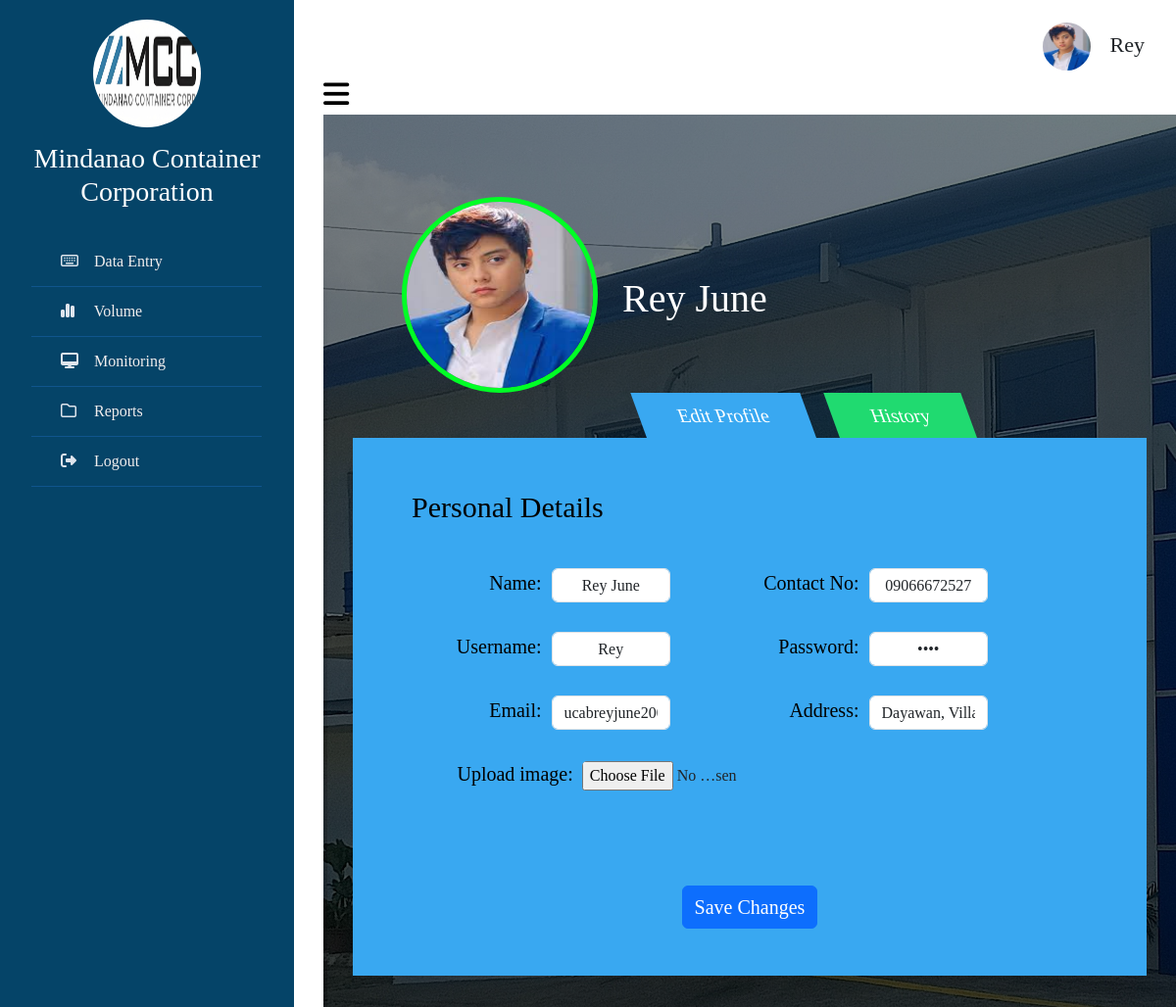
The page /profile.php on the database as committed earlier.
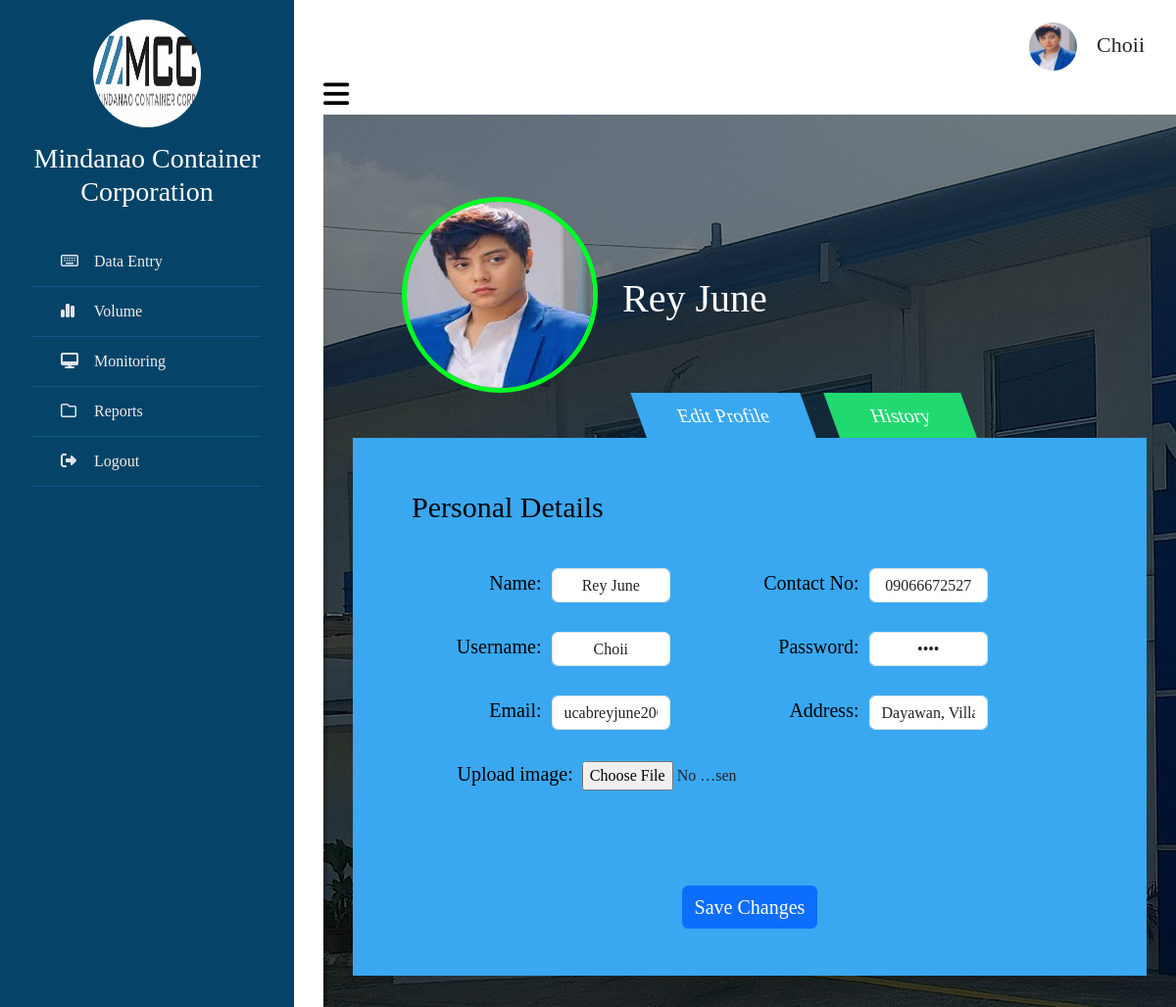
The same page on the database as committed later.
### tables this page shows
CREATE TABLE `tbl_user` (
  `userID` int(100) NOT NULL,
  `Level` varchar(100) NOT NULL,
  `Name` varchar(100) NOT NULL,
  `Username` varchar(100) NOT NULL,
  `Contact` varchar(100) NOT NULL,
  `Address` varchar(100) NOT NULL,
  `Profile_image` varchar(100) NOT NULL,
  `Email` varchar(100) NOT NULL,
  `Password` varchar(100) NOT NULL
);

### profile.php (the view, shortened to what the changed rows need)
<?php
include 'connect.php';
$id = 1;
$sql = "Select * from `tbl_user` where userID=$id";
$result = mysqli_query($con, $sql);
$row = mysqli_fetch_assoc($result);
$Name = $row['Name'];
$Contact = $row['Contact'];
$Username = $row['Username'];
$Password = $row['Password'];
$Email = $row['Email'];
$Address = $row['Address'];
$Profile_image = $row['Profile_image'];
?>
<!DOCTYPE html>
<html lang="en">
<head>
    <link href="https://cdn.jsdelivr.net/npm/bootstrap@5.3.0-alpha3/dist/css/bootstrap.min.css" rel="stylesheet">
    <link rel="stylesheet" href="https://cdnjs.cloudflare.com/ajax/libs/font-awesome/6.5.1/css/all.min.css" />
</head>
<body>
    <div class="wrapper">
        <div class="section">
            <div class="admin_profile">
                <img src="uploaded_image/<?php echo $Profile_image; ?>" class="img-admin" id="image">
                <h4 style="margin-left:17px; font-size:22px; margin-top:13px; text-align:right;">
                    <?php echo $Username; ?>
                </h4>
            </div>
            <div class="main1">
                <header>
                    <div class="Admin-Profile">
                        <img src="uploaded_image/<?php echo $Profile_image; ?>" class="Img-Admin" id="image">
                        <h4 style="margin-left:25px; font-size:40px; color:white; margin-top:80px; text-align:right;">
                            <?php echo $Name; ?>
                        </h4>
                    </div>
                </header>
                <div class="main2">
                    <div class="editProfile_container">
                        <form method="post" enctype="multipart/form-data">
                            <fieldset>
                                <div class="form-column">
                                    <label style="font-size:20px; color:black;">Name:</label>
                                    <input type="text" class="form-control" name="update_name" style="text-align: center;" autocomplete="off" value="<?php echo $Name; ?>">
                                    <label style=" font-size:20px; color:black;">Contact No:</label>
                                    <input type="text" class="form-control" name="update_contact" style="margin-right:20%; text-align: center;" autocomplete="off" value="<?php echo $Contact; ?>">
                                </div>
                                <div class="form-column">
                                    <label style=" font-size:20px; color:black;">Username:</label>
                                    <input type="text" class="form-control" name="update_username" style="text-align: center;" autocomplete="off" value="<?php echo $Username; ?>">
                                    <label style=" font-size:20px; color:black;">Password:</label>
                                    <input type="password" class="form-control form-outline" name="update_password" style="margin-right:20%; text-align: center;" autocomplete="off" value="<?php echo $Password; ?>">
                                </div>
                                <div class="form-column">
                                    <label style=" font-size:20px; color:black;">Email:</label>
                                    <input type="text" class="form-control" name="update_email" style="text-align: center;" autocomplete="off" value="<?php echo $Email; ?>">
                                    <label style=" font-size:20px; color:black;">Address:</label>
                                    <input type="text" class="form-control" name="update_address" style="margin-right:20%; text-align: center;" autocomplete="off" value="<?php echo $Address; ?>">
                                </div>
                                <br><br><br>
                            </fieldset>
                        </form>
                    </div>
                </div>
            </div>
        </div>
    </div>
</body>
</html>

Rows that differ between the two databases and show on the page:
changed tbl_user "Rey June": Username "Rey" → "Choii"; update_username "Rey" → "Choii"
